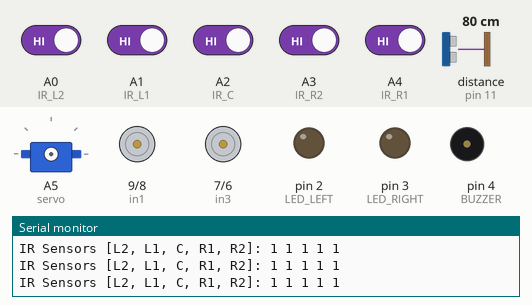
Recording of a sketch running on a simulated Arduino Uno, built with avr-gcc and run on an emulated ATmega328P. On the bench: servo, motor-driver pin pairs drawn as motors (green arrow = first pin HIGH = forward, orange = second pin HIGH = backward, longer = more drive, scaled by the enable pin), output pins drawn as LEDs (lit = HIGH), buzzer (waves = sounding, pin HIGH), the last lines printed to the serial monitor. Wiring (inferred from the names in the program): ultrasonic range finder: trigger pin 12; echo pin 11; servo: signal A5. The test bench sets the inputs (shaded band); at power-on: A0 (IR_L2), A1 (IR_L1), A2 (IR_C), A3 (IR_R2), A4 (IR_R1) HIGH, distance to the obstacle (sensor on pin 11) 80 cm. The echo pulse lasts 58.3 µs per cm; servo pulses on a pin are drawn as a servo (544–2400 µs = 0–180°); pins used as bus, display or sensor lines are not drawn.

Above: at 1.2 s.
1.3 s: distance to the obstacle (sensor on pin 11) set to 2 cm
At 2.9 s:
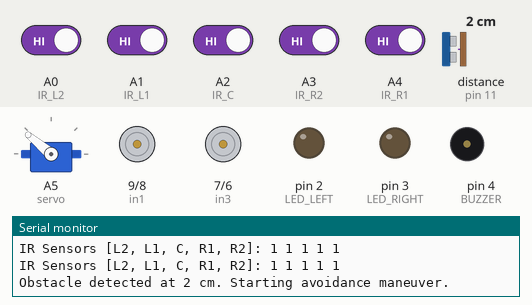
4.3 s: distance to the obstacle (sensor on pin 11) set to 24 cm
7.3 s: distance to the obstacle (sensor on pin 11) set to 31 cm
At 8.3 s:
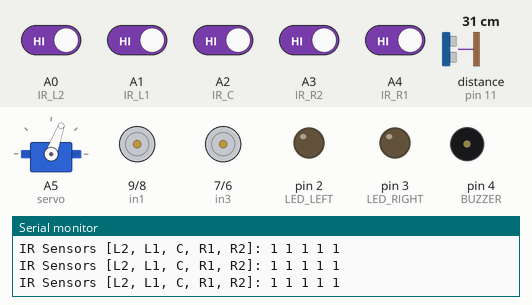
9.1 s: A0 (IR_L2) driven LOW and A1 (IR_L1) driven LOW and A2 (IR_C) driven LOW and A3 (IR_R2) driven LOW and A4 (IR_R1) driven LOW
At 9.7 s:
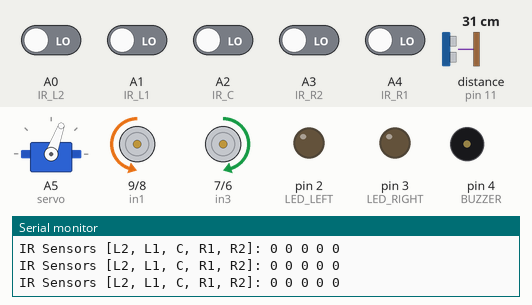
10.6 s: A0 (IR_L2) driven HIGH
At 11.4 s:
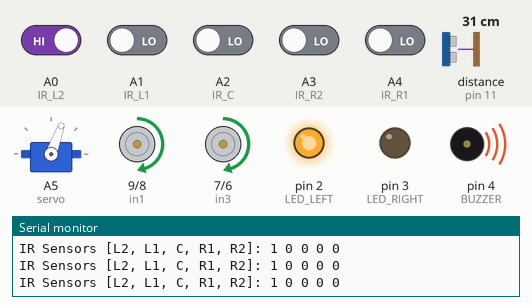
12.1 s: A0 (IR_L2) driven LOW
At 12.5 s:
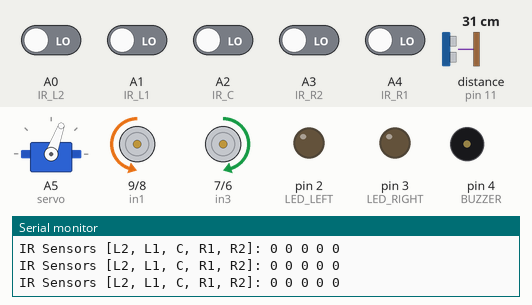
Timing chart, 0 to 15.1 s (numbered marks = the images above; inputs shaded):
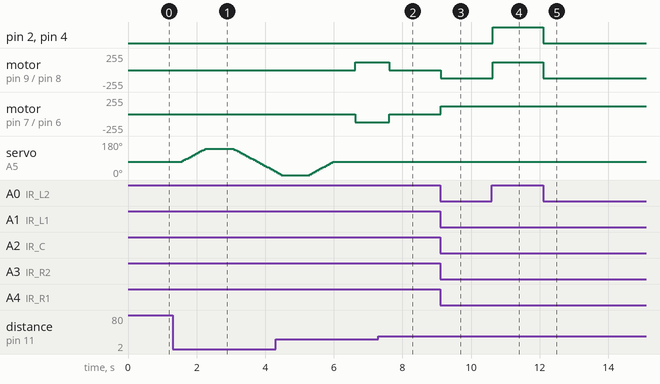

Measured:
- the behaviour switches between 27 and 28 cm on distance to the obstacle (sensor on pin 11) (found by bisection; images 1 and 2)
- after the input at 1.3 s, servo on A5 (servo): rises from 70° to 140° in 0.67 s, then falls to 20° in 2.0 s
- after the input at 7.3 s, servo on A5 (servo): stays 70° (without the input it goes to 75° after 0.61 s)
- after the input at 9.1 s, motor on pin 9 (in1) / pin 8 (in2): stopped → backward 120/255 at once; motor on pin 7 (in3) / pin 6 (in4): stopped → forward 120/255 at once
- after the input at 10.6 s, pin 2 (LED_LEFT), pin 4 (BUZZER): LOW → HIGH at once; motor on pin 9 (in1) / pin 8 (in2): backward 120/255 → forward 120/255 at once
- after the input at 12.1 s, pin 2 (LED_LEFT), pin 4 (BUZZER): HIGH → LOW at once; motor on pin 9 (in1) / pin 8 (in2): forward 120/255 → backward 120/255 at once

The sketch:

rcar.ino
```cpp
#define enA 10
#define in1 9
#define in2 8
#define in3 7
#define in4 6
#define enB 5

#define IR_L2 A0
#define IR_L1 A1
#define IR_C  A2
#define IR_R1 A4
#define IR_R2 A3

#define echo 11
#define trigger 12

#define servo A5

#define LED_LEFT 2
#define LED_RIGHT 3

#define BUZZER 4

int Set = 27;
int distance_L, distance_F, distance_R;

void setup() {
  Serial.begin(9600);

  pinMode(IR_L2, INPUT);
  pinMode(IR_L1, INPUT);
  pinMode(IR_C,  INPUT);
  pinMode(IR_R1, INPUT);
  pinMode(IR_R2, INPUT);

  pinMode(echo, INPUT);
  pinMode(trigger, OUTPUT);

  pinMode(enA, OUTPUT);
  pinMode(in1, OUTPUT);
  pinMode(in2, OUTPUT);
  pinMode(in3, OUTPUT);
  pinMode(in4, OUTPUT);
  pinMode(enB, OUTPUT);

  pinMode(servo, OUTPUT);

  pinMode(LED_LEFT, OUTPUT);
  pinMode(LED_RIGHT, OUTPUT);

  pinMode(BUZZER, OUTPUT);
  digitalWrite(BUZZER, LOW);

  analogWrite(enA, 120);
  analogWrite(enB, 120);
}

void loop() {
  distance_F = getMedianDistance();
  if (distance_F <= Set) {
    Serial.print("Obstacle detected at ");
    Serial.print(distance_F);
    Serial.println(" cm. Starting avoidance maneuver.");
    performAvoidanceManeuver();
    return;
  }

  bool sL2 = digitalRead(IR_L2);
  bool sL1 = digitalRead(IR_L1);
  bool sC  = digitalRead(IR_C);
  bool sR1 = digitalRead(IR_R1);
  bool sR2 = digitalRead(IR_R2);

  Serial.print("IR Sensors [L2, L1, C, R1, R2]: ");
  Serial.print(sL2);
  Serial.print(" ");
  Serial.print(sL1);
  Serial.print(" ");
  Serial.print(sC);
  Serial.print(" ");
  Serial.print(sR1);
  Serial.print(" ");
  Serial.println(sR2);

  if (!sL2 && !sL1 && sC && !sR1 && !sR2) {
    forword();
  }
  else if ((!sL2 && sL1 && sC && !sR1 && !sR2) || (!sL2 && sL1 && !sC && !sR1 && !sR2)) {
    turnLeftMinor();
  }
  else if ((!sL2 && !sL1 && sC && sR1 && !sR2) || (!sL2 && !sL1 && !sC && sR1 && !sR2)) {
    turnRightMinor();
  }
  else if ((sL2 && sL1 && !sC && !sR1 && !sR2) || (sL2 && !sL1 && !sC && !sR1 && !sR2)) {
    turnLeftMajor();
  }
  else if ((!sL2 && !sL1 && !sC && sR1 && sR2) || (!sL2 && !sL1 && !sC && !sR1 && sR2)) {
    turnRightMajor();
  }
  else if (!sL2 && !sL1 && !sC && !sR1 && !sR2) {
    forword();
  }
  else {
    Stop();
  }

  delay(10);
}

void servoPulse(int pin, int angle) {
  int pwm = (angle * 11) + 500;
  digitalWrite(pin, HIGH);
  delayMicroseconds(pwm);
  digitalWrite(pin, LOW);
  delay(50);
}

long Ultrasonic_read() {
  digitalWrite(trigger, LOW);
  delayMicroseconds(2);
  digitalWrite(trigger, HIGH);
  delayMicroseconds(10);
  digitalWrite(trigger, LOW);
  long time = pulseIn(echo, HIGH);
  return time / 29 / 2;
}

long getMedianDistance() {
  const int samples = 5;
  long readings[samples];
  for (int i = 0; i < samples; i++) {
    readings[i] = Ultrasonic_read();
    delay(5);
  }

  for (int i = 0; i < samples - 1; i++) {
    for (int j = i + 1; j < samples; j++) {
      if (readings[i] > readings[j]) {
        long temp = readings[i];
        readings[i] = readings[j];
        readings[j] = temp;
      }
    }
  }
  return readings[samples / 2];
}

void buzzerOn() {
  digitalWrite(BUZZER, HIGH);
}

void buzzerOff() {
  digitalWrite(BUZZER, LOW);
}

void turnLeftMinor() {
  digitalWrite(in1, HIGH);
  digitalWrite(in2, LOW);
  digitalWrite(in3, HIGH);
  digitalWrite(in4, LOW);

  digitalWrite(LED_LEFT, HIGH);
  digitalWrite(LED_RIGHT, LOW);

  buzzerOff();
}

void turnRightMinor() {
  digitalWrite(in1, LOW);
  digitalWrite(in2, HIGH);
  digitalWrite(in3, LOW);
  digitalWrite(in4, HIGH);

  digitalWrite(LED_RIGHT, HIGH);
  digitalWrite(LED_LEFT, LOW);

  buzzerOff();
}

void turnLeftMajor() {
  digitalWrite(in1, HIGH);
  digitalWrite(in2, LOW);
  digitalWrite(in3, HIGH);
  digitalWrite(in4, LOW);

  digitalWrite(LED_LEFT, HIGH);
  digitalWrite(LED_RIGHT, LOW);

  buzzerOn();
}

void turnRightMajor() {
  digitalWrite(in1, LOW);
  digitalWrite(in2, HIGH);
  digitalWrite(in3, LOW);
  digitalWrite(in4, HIGH);

  digitalWrite(LED_RIGHT, HIGH);
  digitalWrite(LED_LEFT, LOW);

  buzzerOn();
}

void forword() {
  digitalWrite(in1, LOW);
  digitalWrite(in2, HIGH);
  digitalWrite(in3, HIGH);
  digitalWrite(in4, LOW);

  digitalWrite(LED_LEFT, LOW);
  digitalWrite(LED_RIGHT, LOW);
  buzzerOff();
}

void backword() {
  digitalWrite(in1, HIGH);
  digitalWrite(in2, LOW);
  digitalWrite(in3, LOW);
  digitalWrite(in4, HIGH);

  digitalWrite(LED_LEFT, LOW);
  digitalWrite(LED_RIGHT, LOW);
  buzzerOff();
}

void Stop() {
  digitalWrite(in1, LOW);
  digitalWrite(in2, LOW);
  digitalWrite(in3, LOW);
  digitalWrite(in4, LOW);

  digitalWrite(LED_LEFT, LOW);
  digitalWrite(LED_RIGHT, LOW);
  buzzerOff();
}

void performAvoidanceManeuver() {
  Stop();
  delay(200);

  for (int angle = 70; angle <= 140; angle += 5) {
    servoPulse(servo, angle);
  }
  delay(600);

  distance_R = getMedianDistance();
  Serial.print("Scanning Right... Distance: ");
  Serial.print(distance_R);
  Serial.println(" cm");
  delay(100);

  for (int angle = 140; angle >= 0; angle -= 5) {
    servoPulse(servo, angle);
  }
  delay(600);

  distance_L = getMedianDistance();
  Serial.print("Scanning Left...  Distance: ");
  Serial.print(distance_L);
  Serial.println(" cm");
  delay(100);

  for (int angle = 0; angle <= 70; angle += 5) {
    servoPulse(servo, angle);
  }
  delay(600);

  if (distance_L > distance_R && distance_L > Set) {
    Serial.println("Decision: Left side is clearer. Executing LEFT maneuver.");
    turnLeftMajor();
    delay(500);
    forword();
    delay(600);
    turnRightMajor();
    delay(520);
    forword();
    delay(500);
    turnRightMajor();
    delay(600);
    buzzerOff();
  } else if (distance_R > Set) {
    Serial.println("Decision: Right side is clearer. Executing RIGHT maneuver.");
    turnRightMajor();
    delay(500);
    forword();
    delay(600);
    turnLeftMajor();
    delay(520);
    forword();
    delay(500);
    turnLeftMajor();
    delay(600);
    buzzerOff();
  } else {
    Serial.println("Decision: Both sides are blocked. Reversing.");
    backword();
    delay(1000);
    Stop();
    buzzerOff();
  }
}
```
